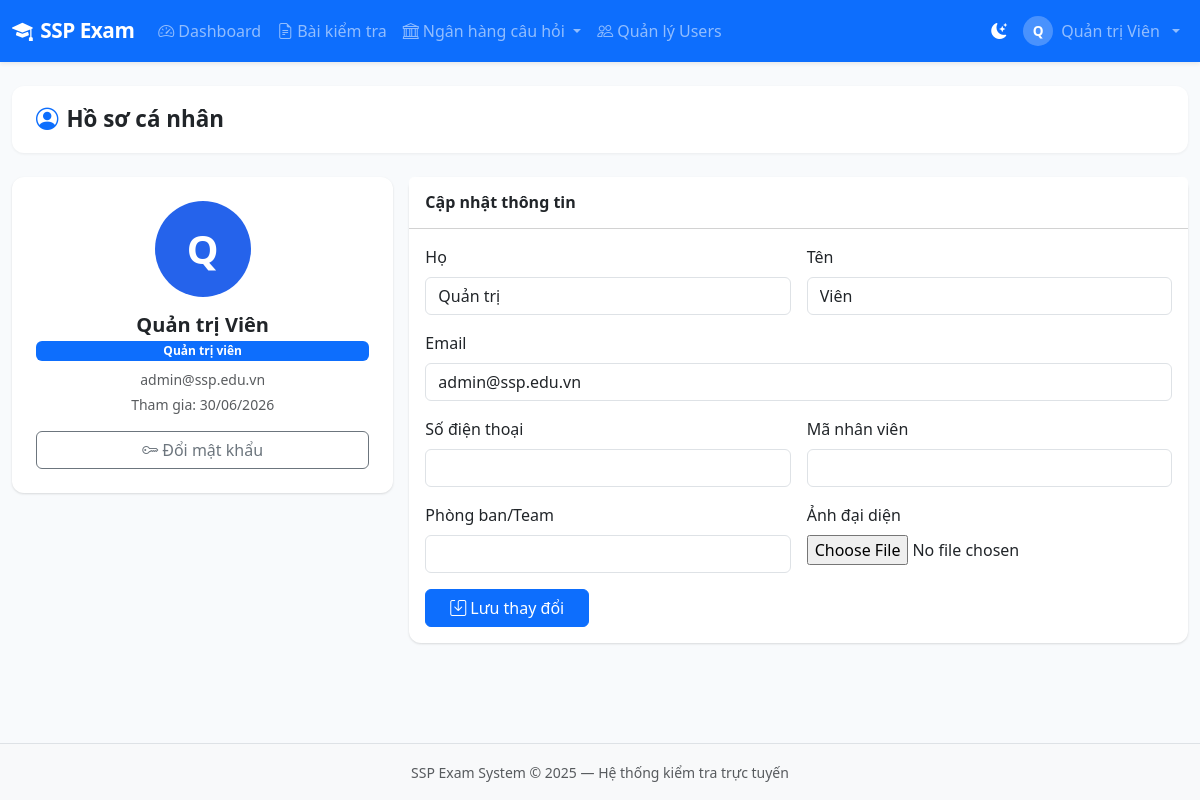
The app's page /accounts/profile/ (signed in), older data.
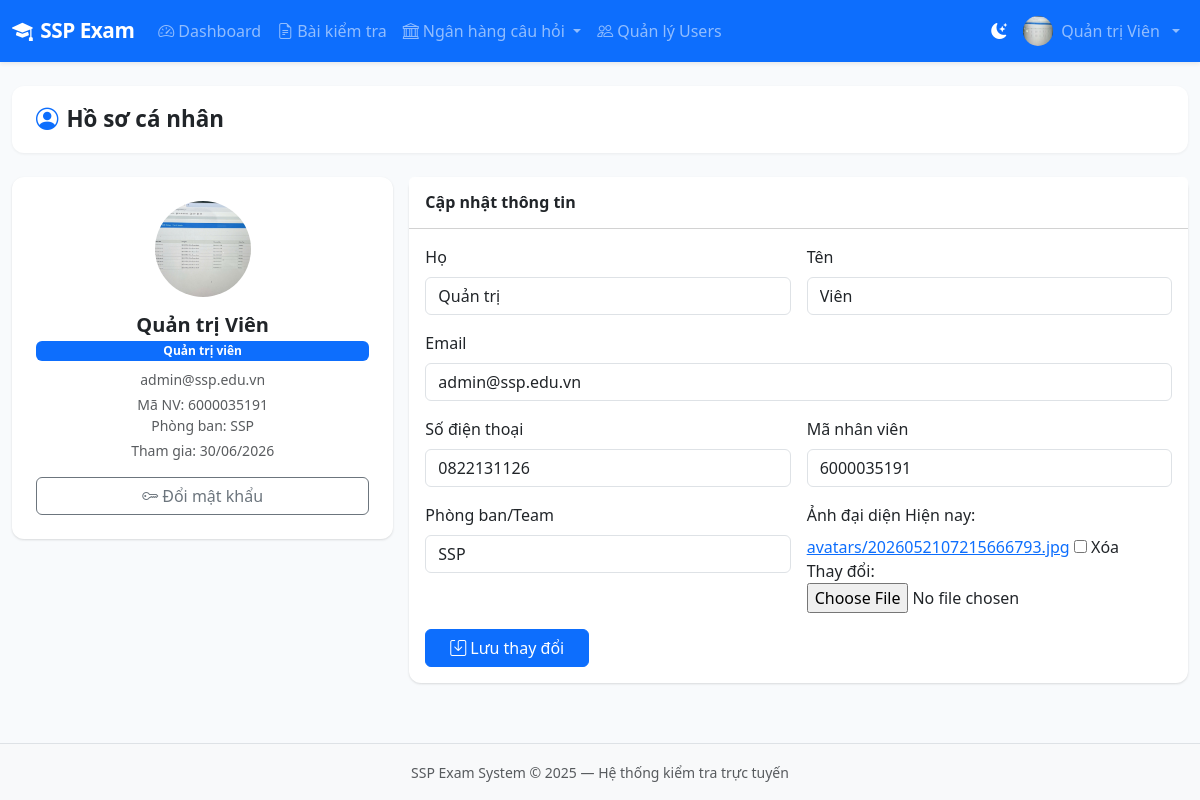
The same page, newer data.
### accounts/models.py (models this page shows, shortened)
class User(AbstractUser):
    ROLE_ADMIN = 'admin'
    ROLE_TEACHER = 'teacher'
    ROLE_STUDENT = 'student'
    ROLE_CHOICES = [
        (ROLE_ADMIN, 'Quản trị viên'),
        (ROLE_TEACHER, 'Quản lý đào tạo'),
        (ROLE_STUDENT, 'Nhân viên'),
    ]
    role = models.CharField(max_length=20, choices=ROLE_CHOICES, default=ROLE_STUDENT)
    phone = models.CharField(max_length=20, blank=True)
    avatar = models.ImageField(upload_to='avatars/', blank=True, null=True)
    student_id = models.CharField(max_length=50, blank=True, verbose_name='Mã nhân viên')
    class_name = models.CharField(max_length=100, blank=True, verbose_name='Phòng ban/Team')
    created_at = models.DateTimeField(auto_now_add=True)
    updated_at = models.DateTimeField(auto_now=True)
    class Meta:
        verbose_name = 'Người dùng'
        verbose_name_plural = 'Người dùng'
        ordering = ['-date_joined']
    @property
    def is_admin(self):
        return self.role == self.ROLE_ADMIN
    @property
    def can_create_exam(self):
        return self.role in (self.ROLE_ADMIN, self.ROLE_TEACHER)

### accounts/views.py (the view)
# urls.py: path('profile/', views.profile_view, name='profile'),
@login_required
def profile_view(request):
    form = ProfileForm(request.POST or None, request.FILES or None, instance=request.user)
    if request.method == 'POST' and form.is_valid():
        form.save()
        messages.success(request, 'Cập nhật thông tin thành công!')
        return redirect('profile')
    return render(request, 'accounts/profile.html', {'form': form})

### accounts/forms.py
class ProfileForm(forms.ModelForm):
    class Meta:
        model = User
        fields = ['first_name', 'last_name', 'email', 'phone', 'avatar', 'student_id', 'class_name']
        widgets = {
            'first_name': forms.TextInput(attrs={'class': 'form-control'}),
            'last_name': forms.TextInput(attrs={'class': 'form-control'}),
            'email': forms.EmailInput(attrs={'class': 'form-control'}),
            'phone': forms.TextInput(attrs={'class': 'form-control'}),
            'student_id': forms.TextInput(attrs={'class': 'form-control'}),
            'class_name': forms.TextInput(attrs={'class': 'form-control'}),
        }

### templates/accounts/profile.html (shortened to what this page needs)
{% extends 'base.html' %}
{% block content %}
<div class="page-header">
  <h1><i class="bi bi-person-circle me-2 text-primary"></i>Hồ sơ cá nhân</h1>
</div>
<div class="row g-3">
  <div class="col-lg-4">
    <div class="card text-center p-4">
      {% if user.avatar %}
        <img src="{{ user.avatar.url }}" class="rounded-circle mx-auto mb-3" width="96" height="96" style="object-fit:cover">
      {% else %}
        <div class="avatar-circle mx-auto mb-3" style="width:96px;height:96px;font-size:2.5rem">
          {{ user.first_name|first|default:user.username|first|upper }}
        </div>
      {% endif %}
      <h5 class="fw-bold mb-1">{{ user.get_full_name|default:user.username }}</h5>
      <span class="badge bg-primary mb-2">{{ user.get_role_display }}</span>
      <div class="text-muted small">{{ user.email }}</div>
      {% if user.student_id %}
      <div class="text-muted small mt-1">Mã NV: {{ user.student_id }}</div>
      {% endif %}
      {% if user.class_name %}
      <div class="text-muted small">Phòng ban: {{ user.class_name }}</div>
      {% endif %}
      <div class="text-muted small mt-1">Tham gia: {{ user.date_joined|date:"d/m/Y" }}</div>
      <a href="{% url 'change_password' %}" class="btn btn-outline-secondary mt-3 w-100">
        <i class="bi bi-key me-1"></i>Đổi mật khẩu
      </a>
    </div>
  </div>
  <div class="col-lg-8">
    <div class="card">
      <div class="card-header bg-white py-3"><h6 class="mb-0 fw-bold">Cập nhật thông tin</h6></div>
      <div class="card-body">
        <form method="post" enctype="multipart/form-data">
          <div class="row g-3">
            <div class="col-6">
              <label class="form-label fw-medium">Họ</label>
              {{ form.first_name }}
            </div>
            <div class="col-6">
              <label class="form-label fw-medium">Tên</label>
              {{ form.last_name }}
            </div>
            <div class="col-12">
              <label class="form-label fw-medium">Email</label>
              {{ form.email }}
            </div>
            <div class="col-6">
              <label class="form-label fw-medium">Số điện thoại</label>
              {{ form.phone }}
            </div>
            <div class="col-6">
              <label class="form-label fw-medium">Mã nhân viên</label>
              {{ form.student_id }}
            </div>
            <div class="col-6">
              <label class="form-label fw-medium">Phòng ban/Team</label>
              {{ form.class_name }}
            </div>
            <div class="col-6">
              <label class="form-label fw-medium">Ảnh đại diện</label>
              {{ form.avatar }}
            </div>
            <div class="col-12">
              <button type="submit" class="btn btn-primary px-4">
                <i class="bi bi-save me-1"></i>Lưu thay đổi
              </button>
            </div>
          </div>
        </form>
      </div>
    </div>
  </div>
</div>
{% endblock %}

### templates/base.html (shortened to what this page needs)
<!DOCTYPE html>
<html lang="vi">
<head>
    <link href="https://cdn.jsdelivr.net/npm/bootstrap@5.3.2/dist/css/bootstrap.min.css" rel="stylesheet">
    <link href="https://cdn.jsdelivr.net/npm/bootstrap-icons@1.11.3/font/bootstrap-icons.min.css" rel="stylesheet">
    <link href="{% load static %}{% static 'css/main.css' %}" rel="stylesheet">
</head>
<body>
{% load static %}
<nav class="navbar navbar-expand-lg navbar-dark bg-primary shadow-sm">
    <div class="container-fluid">
        <a class="navbar-brand fw-bold" href="{% url 'dashboard' %}">
            <i class="bi bi-mortarboard-fill me-2"></i>SSP Exam
        </a>
        <div class="collapse navbar-collapse" id="navMain">
            {% if user.is_authenticated %}
            <ul class="navbar-nav me-auto">
                <li class="nav-item">
                    <a class="nav-link {% if request.resolver_match.url_name == 'dashboard' %}active{% endif %}"
                       href="{% url 'dashboard' %}"><i class="bi bi-speedometer2 me-1"></i>Dashboard</a>
                </li>
                {% if user.can_create_exam %}
                <li class="nav-item">
                    <a class="nav-link {% if 'exam' in request.resolver_match.url_name %}active{% endif %}"
                       href="{% url 'exam_list' %}"><i class="bi bi-file-earmark-text me-1"></i>Bài kiểm tra</a>
                </li>
                <li class="nav-item dropdown">
                    <a class="nav-link dropdown-toggle" href="#" data-bs-toggle="dropdown">
                        <i class="bi bi-bank me-1"></i>Ngân hàng câu hỏi
                    </a>
                </li>
                {% endif %}
                {% if user.is_admin %}
                <li class="nav-item">
                    <a class="nav-link" href="{% url 'user_list' %}"><i class="bi bi-people me-1"></i>Quản lý Users</a>
                </li>
                {% endif %}
            </ul>
            <ul class="navbar-nav ms-auto align-items-center">
                <li class="nav-item">
                    <button class="nav-link" id="themeToggle" type="button" title="Chế độ sáng / tối">
                        <i class="bi bi-moon-stars-fill" id="themeIcon"></i>
                    </button>
                </li>
                <li class="nav-item dropdown">
                    <a class="nav-link dropdown-toggle d-flex align-items-center gap-2" href="#" data-bs-toggle="dropdown">
                        {% if user.avatar %}
                        <img src="{{ user.avatar.url }}" class="rounded-circle" width="30" height="30" alt="avatar">
                        {% else %}
                        <div class="avatar-circle-sm">{{ user.first_name|first|default:user.username|first|upper }}</div>
                        {% endif %}
                        <span class="d-none d-md-inline">{{ user.get_full_name|default:user.username }}</span>
                    </a>
                </li>
            </ul>
            {% endif %}
        </div>
    </div>
</nav>
<div class="container-fluid py-4">
    {% block content %}{% endblock %}
</div>
<footer class="footer mt-auto py-3 bg-light border-top">
    <div class="container text-center">
        <span class="text-muted small">SSP Exam System &copy; 2025 — Hệ thống kiểm tra trực tuyến</span>
    </div>
</footer>
</body>
</html>

Row changes from the older to the newer data that the page shows:
changed User "Quản trị Viên": avatar: picture added; student_id (not shown) → "6000035191"; class_name (not shown) → "SSP"; phone (not shown) → "0822131126"; first_name|first "Q" → (not shown)
Text that changed along with them:
form field avatar: (not shown) → "☐"
text now shown: "Mã NV: Phòng ban: Hiện nay: avatars/2026052107215666793.jpg Xóa Thay đổi:"
